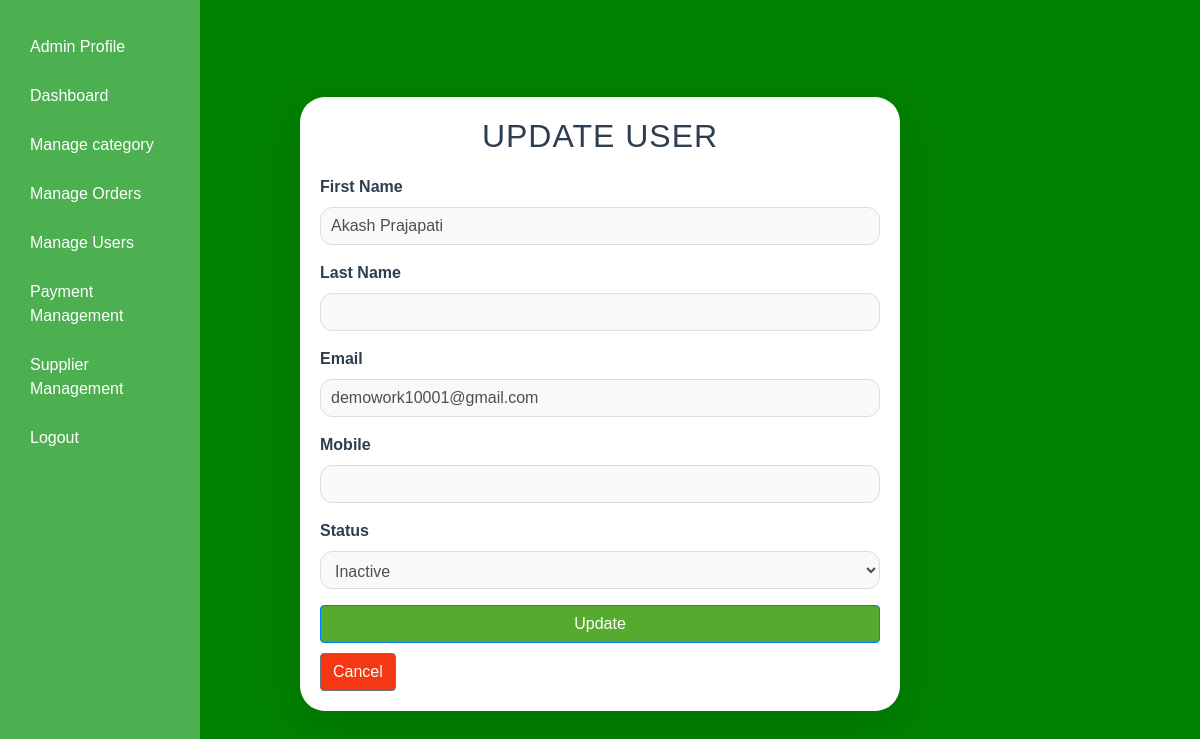
The page /grocery_website/admin/update-user.php?updateid=1 (signed in) on the database its author committed.
### tables this page shows
CREATE TABLE IF NOT EXISTS `users` (
  `id` int NOT NULL AUTO_INCREMENT,
  `firstname` varchar(100) NOT NULL,
  `lastname` varchar(100) NOT NULL,
  `email` varchar(150) NOT NULL,
  `mobile` varchar(15) NOT NULL,
  `address` text NOT NULL,
  `image` varchar(255) NOT NULL,
  `created_at` timestamp NULL DEFAULT CURRENT_TIMESTAMP,
  `password` varchar(255) NOT NULL,
  `status` enum('inactive','active') NOT NULL DEFAULT 'inactive',
  PRIMARY KEY (`id`),
  UNIQUE KEY `email` (`email`)
);

### grocery_website/admin/update-user.php (the view, shortened to what this page needs)
<?php
include "../config.php";
include "sidebar.php";
if (isset($_GET['updateid'])) {
    $uid = intval($_GET['updateid']);
    $sql = "SELECT * FROM users WHERE id = $uid";
    $result = mysqli_query($conn, $sql);
    if ($row = mysqli_fetch_assoc($result)) {
        $firstname = $row['firstname'];
        $lastname = $row['lastname'];
        $email = $row['email'];
        $mobile = $row['mobile'];
        $status = $row['status'];
    } else {
        echo "<script>alert('User not found!'); window.location.href='manage-user.php';</script>";
        exit;
    }
} else {
    echo "<script>window.location.href='manage-user.php';</script>";
    exit;
}
?>
<!DOCTYPE html>
<html lang="en">
<head>
    <link rel="stylesheet" href="https://cdn.jsdelivr.net/npm/bootstrap@4.6.2/dist/css/bootstrap.min.css">
</head>
<body>
    <div class="container mt-2">
        <h2 class="text-center">Update User</h2>
        <form method="POST">
            <div class="form-group">
                <label>First Name</label>
                <input type="text" name="firstname" class="form-control" value="<?php echo $firstname; ?>" required>
            </div>
            <div class="form-group">
                <label>Last Name</label>
                <input type="text" name="lastname" class="form-control" value="<?php echo $lastname; ?>" required>
            </div>
            <div class="form-group">
                <label>Email</label>
                <input type="email" name="email" class="form-control" value="<?php echo $email; ?>" required>
            </div>
            <div class="form-group">
                <label>Mobile</label>
                <input type="text" name="mobile" class="form-control" value="<?php echo $mobile; ?>" required>
            </div>
            <div class="form-group">
                <label>Status</label>
                <select name="status" class="form-control">
                    <option value="inactive" <?php echo ($status == 'inactive') ? 'selected' : ''; ?>>Inactive</option>
                </select>
            </div>
            <button type="submit" name="update" class="btn btn-primary">Update</button>
            <a href="manage-user.php" class="btn btn-secondary">Cancel</a>
        </form>
    </div>
</body>
</html>

### grocery_website/admin/sidebar.php (style rules this page uses)
* { margin: 0; padding: 0; box-sizing: border-box; font-family: Arial, sans-serif; }
body { display: flex; min-height: 100vh; background: #f4f4f4; }

### grocery_website/admin/update-user.php (style rules this page uses)
body { margin: 0; padding: 0; font-family: "Poppins", sans-serif; background:green; display: flex; justify-content: center; align-items: center; min-height: 100vh; width: 100%; }
.container { background: #ffffff; padding: 20px; border-radius: 25px; box-shadow: 0 15px 40px rgba(0, 0, 0, 0.1); width: 90%; max-width: 600px; }
h2 { text-align: center; margin-bottom: 20px; color: #2c3e50; font-size: 2rem; text-transform: uppercase; letter-spacing: 1px; }
.form-group label { font-weight: bold; color: #2c3e50; }
.form-control { width: 100%; padding: 10px; margin-bottom: 15px; border: 1px solid #ddd; border-radius: 12px; transition: all 0.3s ease; outline: none; background: #f9f9f9; font-size: 1rem; }
button { width: 100%; padding: 12px; border: none; border-radius: 12px; font-size: 18px; font-weight: bold; cursor: pointer; transition: background 0.3s ease; }
.btn-primary { background: #56ab2f; color: white; }
.btn-secondary { margin-top: 10px; background: rgb(244, 56, 19); color: white; }

### rows shown on the page
users: firstname "Akash Prajapati", email "demowork10001@gmail.com", status "Inactive"
